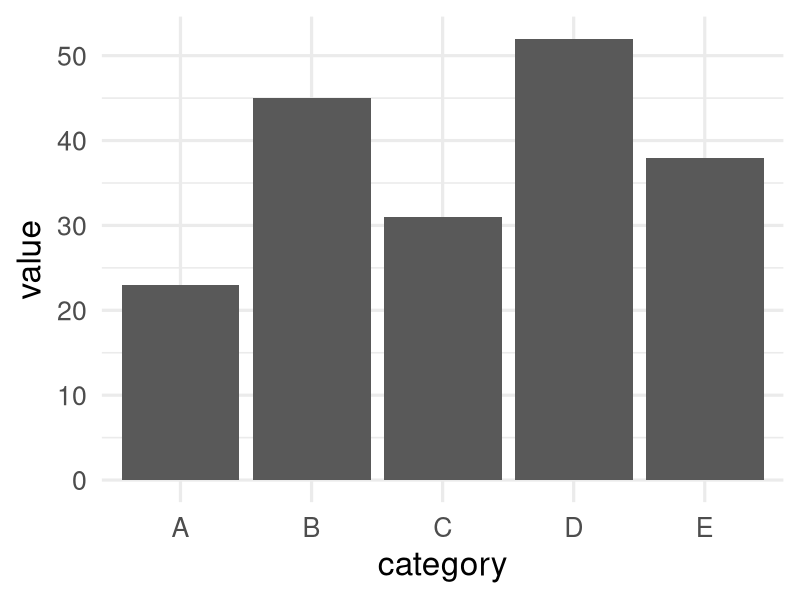
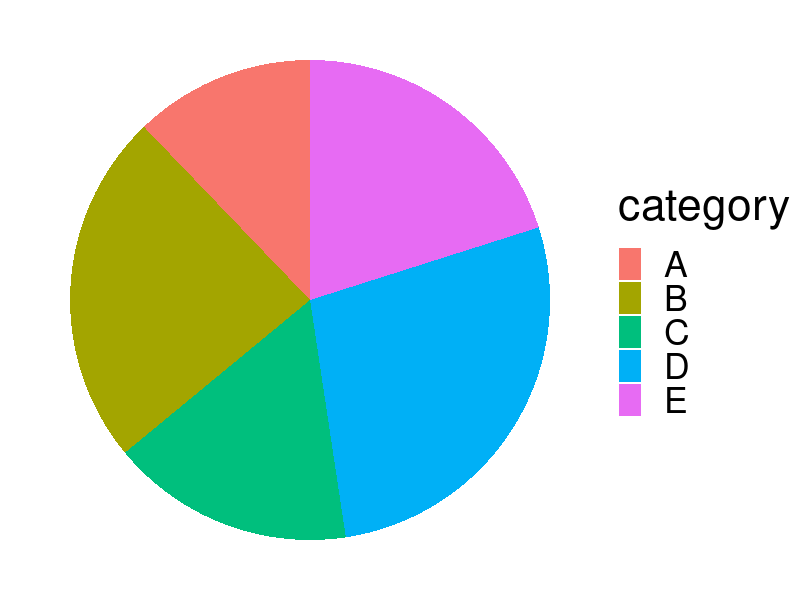
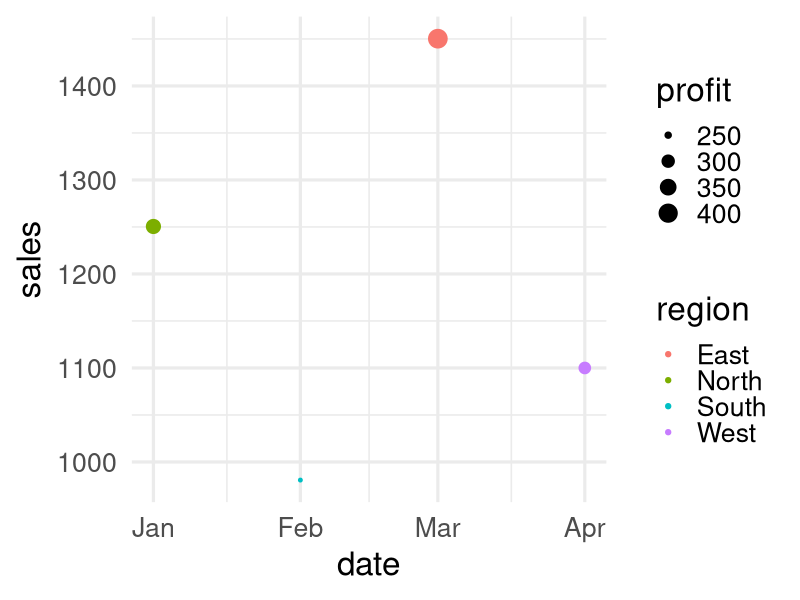
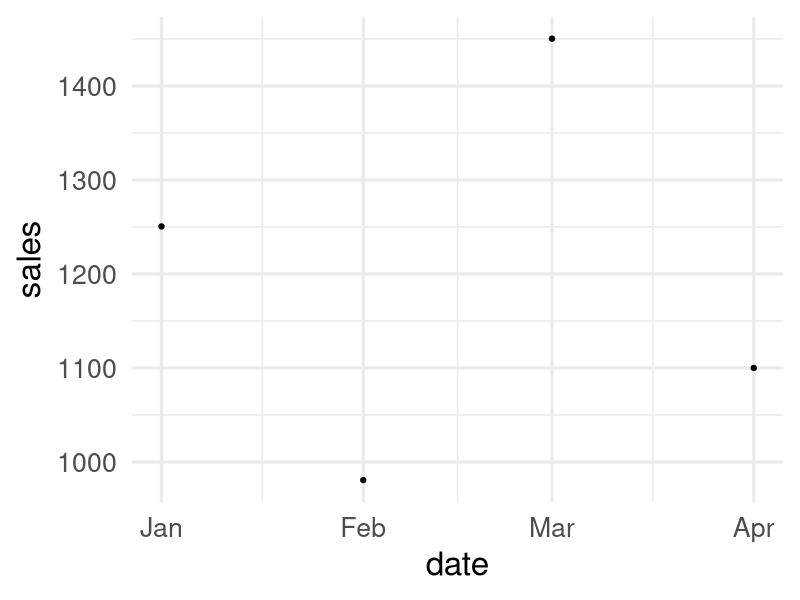
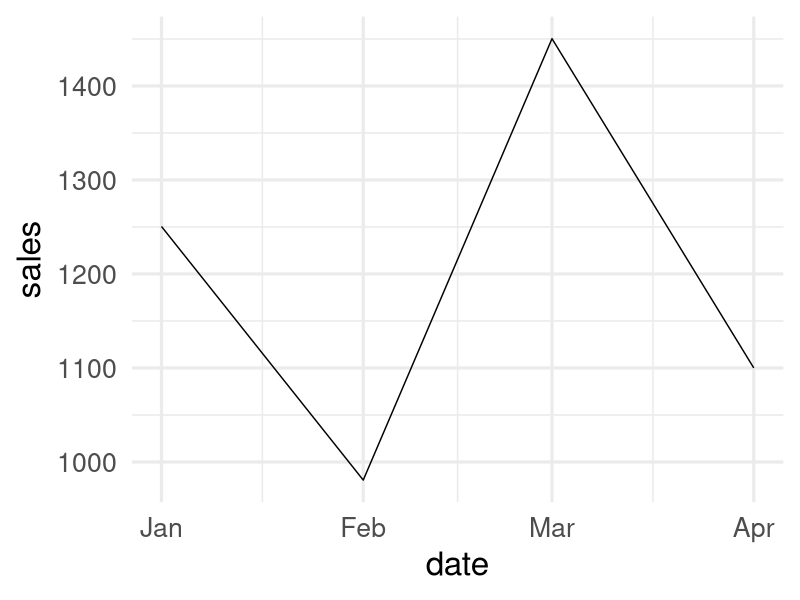
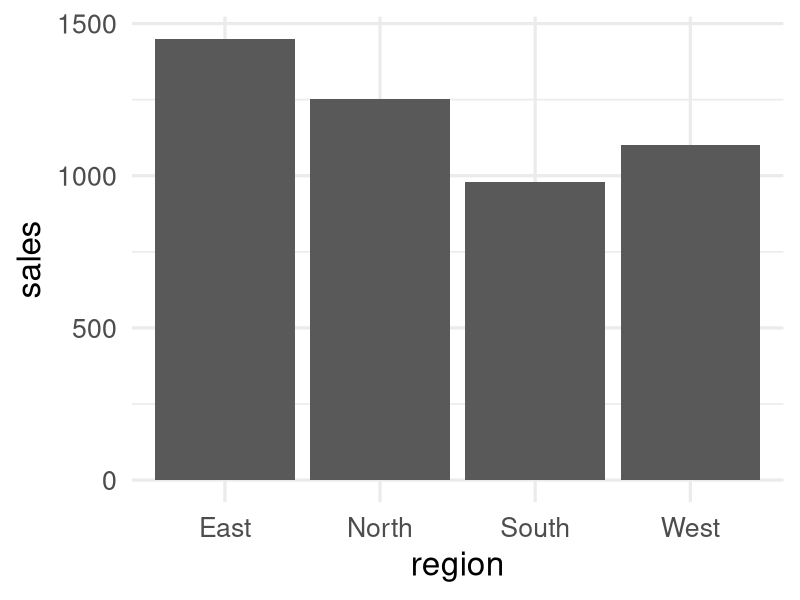
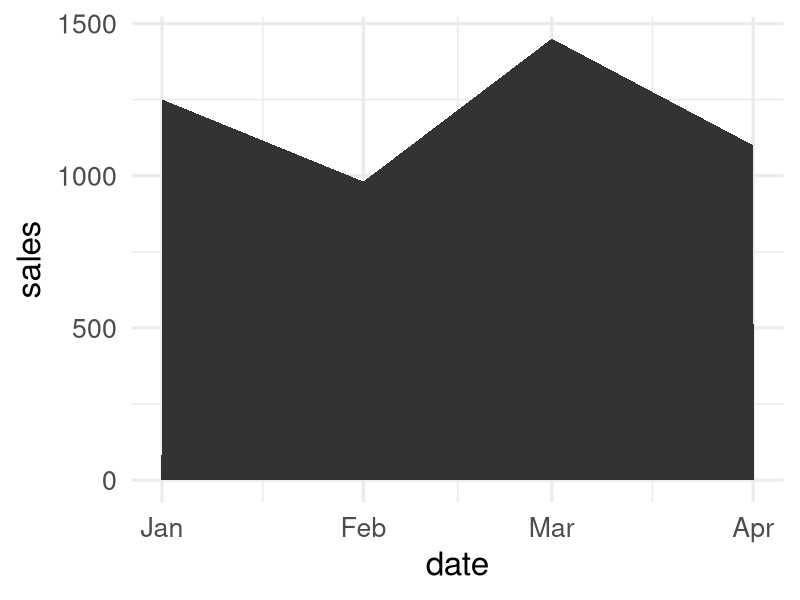
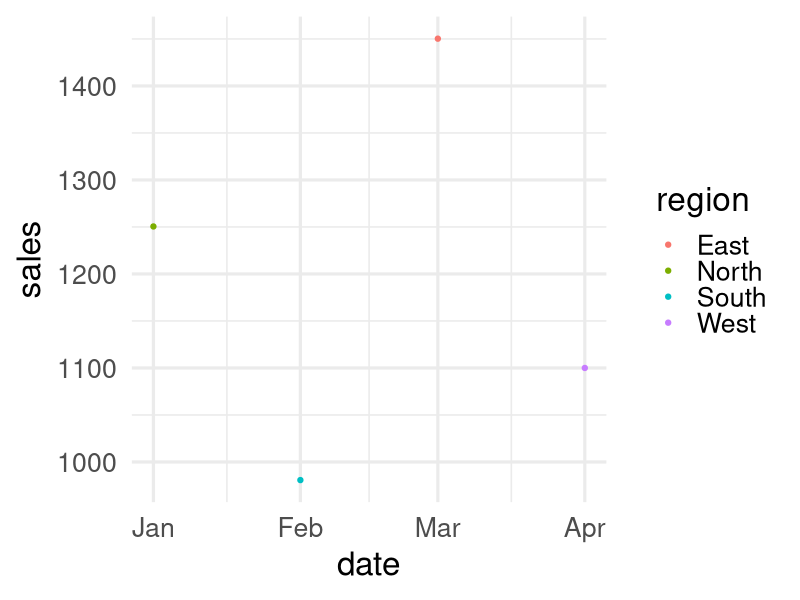

These figures' R source, in order:
## ---- chunk 1
#| echo: false
#| eval: true

library(ggplot2)
theme_set(theme_minimal(base_size = 24))
## ---- chunk 2
#| echo: true
#| eval: true
#| fig-width: 8
#| fig-height: 5

library(ggplot2)

# Create data with five categories
data <- data.frame(
  category = c("A", "B", "C", "D", "E"),
  value = c(23, 45, 31, 52, 38)
)

# Create bar chart
ggplot(data, aes(x = category, y = value)) +
  geom_bar(stat = "identity")
## ---- chunk 3
#| echo: false
#| eval: true

library(ggplot2)
theme_set(theme_minimal(base_size = 24))
## ---- chunk 4
#| echo: true
#| eval: true
#| fig-width: 8
#| fig-height: 5

library(ggplot2)

# Create data with five categories
data <- data.frame(
  category = c("A", "B", "C", "D", "E"),
  value = c(23, 45, 31, 52, 38)
)

# Create bar chart
ggplot(data, aes(x = "", y = value, fill = category)) +
  geom_bar(stat = "identity") +
  coord_polar(theta = "y", start = 0) +
  theme_void(base_size = 32)
## ---- chunk 5
#| echo: false
#| eval: true

library(knitr)

sample_data <- data.frame(
  date = as.Date(c("2024-01-01", "2024-02-01", "2024-03-01", "2024-04-01")),
  region = c("North", "South", "East", "West"),
  sales = c(1250.50, 980.75, 1450.25, 1100.00),
  profit = c(325.15, 245.20, 410.75, 290.50)
)
kable(sample_data)
## ---- chunk 6
#| echo: true
#| eval: true
#| fig-width: 10
#| fig-height: 6
#| fig-cap: "Sales by Date, Region, and Profit"

ggplot(sample_data, aes(
  x = date,        # Position
  y = sales,       # Position
  color = region,  # Color
  size = profit    # Size
)) +
  geom_point()
## ---- chunk 7
#| echo: true
#| eval: true
#| fig-width: 8
#| fig-height: 5

ggplot(sample_data, aes(x = date, y = sales)) +
  geom_point()
## ---- chunk 8
#| echo: true
#| eval: true
#| fig-width: 8
#| fig-height: 5

ggplot(sample_data, aes(x = date, y = sales)) +
  geom_line()
## ---- chunk 9
#| echo: true
#| eval: true
#| fig-width: 8
#| fig-height: 5

ggplot(sample_data, aes(x = region, y = sales)) +
  geom_bar(stat = "identity")
## ---- chunk 10
#| echo: true
#| eval: true
#| fig-width: 8
#| fig-height: 5

ggplot(sample_data, aes(x = date, y = sales)) +
  geom_area()
## ---- chunk 11
#| echo: true
#| eval: true
#| fig-width: 6
#| fig-height: 3.5

ggplot(sample_data, aes(x = date, y = sales, color = region)) +
  geom_point()
## ---- chunk 12
#| echo: true
#| eval: true
#| fig-width: 6
#| fig-height: 5

ggplot(sample_data, aes(x = date, y = sales)) +
  geom_point() +
  facet_wrap(~region)
## ---- chunk 13
#| echo: true
#| eval: true
#| fig-width: 6
#| fig-height: 5

ggplot(sample_data, aes(x = date, y = profit)) +
  geom_point() +
  facet_wrap(~region, scales = "free_y")
## ---- chunk 14
#| echo: true
#| eval: true
#| fig-width: 6
#| fig-height: 3

ggplot(sample_data, aes(x = date, y = sales)) +
  geom_point()
## ---- chunk 15
#| echo: true
#| eval: true
#| fig-width: 6
#| fig-height: 3

ggplot(sample_data, aes(x = date, y = sales)) +
  geom_point() +
  geom_smooth(method = "lm")
## ---- chunk 16
#| echo: true
#| eval: true
#| fig-width: 6
#| fig-height: 3

ggplot(sample_data, aes(x = region, y = sales)) +
  geom_point() +
  stat_summary(fun = mean, geom = "point")
## ---- chunk 17
#| echo: true
#| eval: true
#| fig-width: 8
#| fig-height: 3.5

ggplot(sample_data, aes(x = region, y = sales)) +
  geom_bar(stat = "identity") +
  coord_cartesian()
## ---- chunk 18
#| echo: true
#| eval: true
#| fig-width: 8
#| fig-height: 3.5

ggplot(sample_data, aes(x = region, y = sales)) +
  geom_bar(stat = "identity") +
  coord_flip()
## ---- chunk 19
#| echo: true
#| eval: true
#| fig-width: 8
#| fig-height: 3.5

ggplot(sample_data, aes(x = "", y = sales, fill = region)) +
  geom_bar(stat = "identity") +
  coord_polar(theta = "y")
## ---- chunk 20
#| echo: true
#| eval: true
#| fig-width: 6
#| fig-height: 3.5

ggplot(sample_data, aes(x = date, y = sales, color = region)) +
  geom_point() +
  theme_minimal()
## ---- chunk 21
#| echo: true
#| eval: true
#| fig-width: 6
#| fig-height: 2.5

ggplot(sample_data, aes(x = date, y = sales, color = region)) +
  geom_point() +
  theme_bw()
## ---- chunk 22
#| echo: true
#| eval: true
#| fig-width: 6
#| fig-height: 2.5

ggplot(sample_data, aes(x = date, y = sales, color = region)) +
  geom_point() +
  theme_classic()
## ---- chunk 23
#| echo: true
#| eval: true
#| fig-width: 6
#| fig-height: 2.5

ggplot(sample_data, aes(x = date, y = sales, color = region)) +
  geom_point() +
  theme_minimal() +
  theme(panel.grid.major = element_line(color = "gray80"),
        panel.grid.minor = element_blank(),
        legend.position = "bottom")
## ---- chunk 24
#| echo: true
#| eval: true
ggplot(economics, aes(date, unemploy)) +
  geom_area(alpha = 0.3) +           # Layer 1: Area
  geom_line(size = 1.2) +            # Layer 2: Line
  geom_smooth(se = FALSE, col = "red") # Layer 3: Trend
## ---- chunk 25
#| echo: false
#| eval: true
#| output: true

# Preview the economics dataset from ggplot2
library(ggplot2)
library(knitr)

# Show first 6 rows
kable(head(economics), caption = "US Economic Time Series Data (1967-2015)")
## ---- chunk 26
#| echo: true
#| eval: true
# 5 variables in one plot!
library(dplyr)

# Create decade variable for grouping
economics_extended <- economics %>%
  mutate(decade = paste0(floor(as.numeric(format(date, "%Y")) / 10) * 10, "s"))

ggplot(economics_extended,
       aes(x = date,           # Variable 1
           y = unemploy,       # Variable 2
           color = psavert,    # Variable 3
           size = pop)) +      # Variable 4
  geom_point(alpha = 0.7) +
  facet_wrap(~decade) +       # Variable 5
  scale_color_viridis_c() +
  labs(color = "Savings Rate (%)",
       size = "Population (1000s)")
## ---- chunk 27
#| echo: false
#| eval: true
# 5 variables in one plot!
library(dplyr)

# Create decade variable for grouping
economics_extended <- economics %>%
  mutate(decade = paste0(floor(as.numeric(format(date, "%Y")) / 10) * 10, "s"))

ggplot(economics_extended,
       aes(x = date,           # Variable 1
           y = unemploy,       # Variable 2
           color = psavert,    # Variable 3
           size = pop)) +      # Variable 4
  geom_point(alpha = 0.7) +
  facet_wrap(~decade) +       # Variable 5
  scale_color_viridis_c() +
  labs(color = "Savings Rate (%)",
       size = "Population (1000s)")
